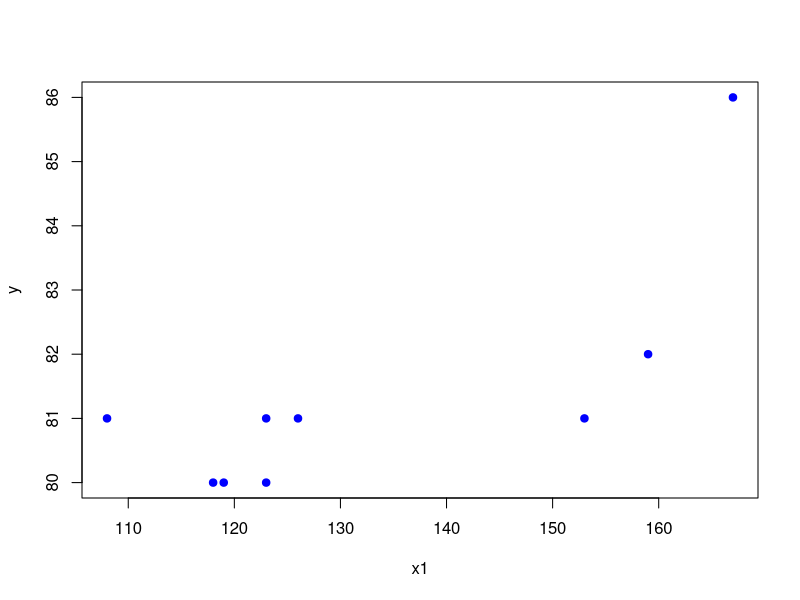

Here is the R script that generated this plot:
# x1 ---> Variable Independiente 
# y ---> Variable Dependiente 
x1 = c(167,159,126,108,153,123,118,123,119)
y = c(86,82,81,81,81,81,80,80,80)

plot(x1,y,pch=19,col="blue",type=) # Grafica 

# x1 ---> Variable Independiente 
# y ---> Variable Dependiente 

x1 = c(167,159,126,108,153,123,118,123,119)
y = c(86,82,81,81,81,81,80,80,80)

x2=x1^2
reg = lm(y~x1+x2)#Regresion estimada que relaciona y con x1,x2

summary(reg)

b00 = reg$coefficients[1] #Coeficente b0
b11 = reg$coefficients[2] #Coeficente b1
b22 = reg$coefficients[3] #Coeficente b1
yest2= b00+b11*(x1)+b22*(x2) #Ecuacion de Regresion Estimada

print(b00)
print(b11)
print(b22)
